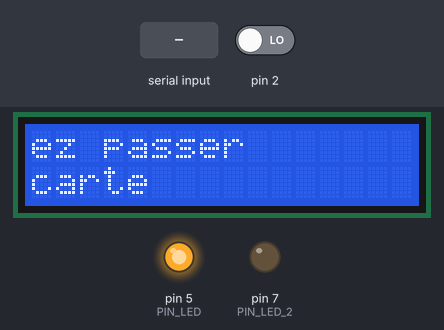
A sketch run on a simulated Arduino Uno, built with avr-gcc and run on an emulated ATmega328P. Parts: 16×2 character LCD, output pins drawn as LEDs (lit = HIGH). The inputs (shaded band) are chosen by the test bench; at power-on: pin 2 LOW. Pins used as bus, display or sensor lines are not drawn.

Above: at 1.4 s.
1.5 s: "1" received over Serial
At 3.2 s:
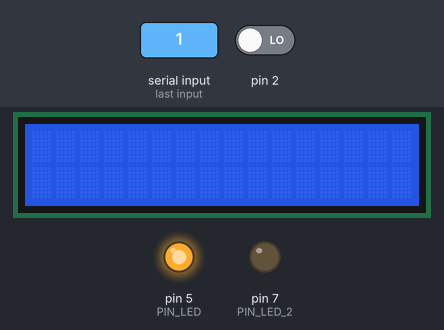
3.5 s: "0" received over Serial
At 3.89 s:
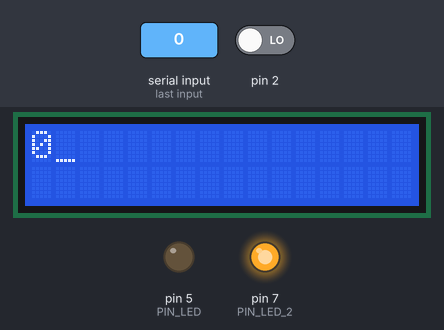
Timing chart, 0 to 6.5 s (numbered marks = the images above; inputs shaded):
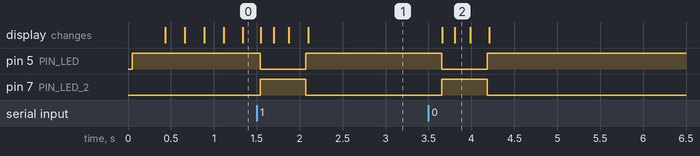

Measured:
- after the input at 1.5 s, pin 5 (PIN_LED): HIGH → LOW at once, → HIGH 0.53 s later; pin 7 (PIN_LED_2): LOW → HIGH at once, → LOW 0.53 s later; the display: first changes at once (image 1 shows a later state)
- after the input at 3.5 s, pin 5 (PIN_LED): HIGH → LOW after 0.16 s, → HIGH 0.53 s later; pin 7 (PIN_LED_2): LOW → HIGH after 0.16 s, → LOW 0.53 s later

The sketch:

yaraaaabby.ino
```cpp
// (licence header left out)
#include <SPI.h>
#include <MFRC522.h>
#include<Wire.h >
#include <LiquidCrystal_I2C.h>
LiquidCrystal_I2C  lcd(0x27,16,2);
#define SS_PIN 10
#define RST_PIN 9
int PIN_LED =5 ;
int PIN_LED_2 =7 ;
MFRC522 rfid(SS_PIN, RST_PIN); // Instance of the class

MFRC522::MIFARE_Key key;

// Init array that will store new NUID
byte nuidPICC[4];
String data ;

void setup() {
  Serial.begin(9600);
  SPI.begin(); // Init SPI bus
  rfid.PCD_Init(); // Init MFRC522
 pinMode(PIN_LED,OUTPUT) ;
  pinMode(PIN_LED_2,OUTPUT) ;
digitalWrite(PIN_LED,HIGH) ;
 //delay(1000) ;
digitalWrite(PIN_LED_2,LOW) ;


  /*lcd.noCursor() ;
  delay(150) ;
  lcd.cursor() ;
  delay(150) ;  */

  for (byte i = 0; i < 6; i++) {
    key.keyByte[i] = 0xFF;
  }
  attachInterrupt(0,agauche,RISING) ;
  lcd.begin(16,2) ;
  lcd.init() ;
  lcd.clear() ;
  lcd.backlight() ;
  lcd.setCursor(0,0) ;
  lcd.print("Veuillez passer ") ;
  lcd.setCursor(0,1) ;
  lcd.print("votre carte ") ;


 // Serial.println(F("This code scan the MIFARE Classsic NUID."));
 // Serial.print(F("Using the following key:"));
//printHex(key.keyByte, MFRC522::MF_KEY_SIZE);


}

void loop() {

lcd.scrollDisplayLeft();
 delay(200) ;

 //delay(1000) ;


if (Serial.available()) {

lcd.clear() ;

while(Serial.available()>0) {
  lcd.write(Serial.read()) ;
    digitalWrite(PIN_LED,LOW) ;
  digitalWrite(PIN_LED_2,HIGH) ;


  lcd.noCursor() ;
  delay(150) ;
  lcd.cursor() ;
  delay(150) ;
  //lcd.scrollDisplayRight();

 }


}
 else {
   digitalWrite(PIN_LED,HIGH) ;
  digitalWrite(PIN_LED_2,LOW) ;

  }

  // Reset the loop if no new card present on the sensor/reader. This saves the entire process when idle.
  if ( ! rfid.PICC_IsNewCardPresent())
    return;

  // Verify if the NUID has been readed
  if ( ! rfid.PICC_ReadCardSerial())
    return;

  //Serial.print(F("PICC type: "));
  MFRC522::PICC_Type piccType = rfid.PICC_GetType(rfid.uid.sak);
  //Serial.println(rfid.PICC_GetTypeName(piccType));

  // Check is the PICC of Classic MIFARE type
  if (piccType != MFRC522::PICC_TYPE_MIFARE_MINI &&
    piccType != MFRC522::PICC_TYPE_MIFARE_1K &&
    piccType != MFRC522::PICC_TYPE_MIFARE_4K) {
   // Serial.println(F("Your tag is not of type MIFARE Classic."));
    return;
  }

  if (
    rfid.uid.uidByte[0] != nuidPICC[0] ||
    rfid.uid.uidByte[1] != nuidPICC[1] ||
    rfid.uid.uidByte[2] != nuidPICC[2] ||
    rfid.uid.uidByte[3] != nuidPICC[3] ) {
   // Serial.println(F("A new card has been detected."));

    // Store NUID into nuidPICC array
    for (byte i = 0; i < 4; i++) {
      nuidPICC[i] = rfid.uid.uidByte[i];
    }

    //Serial.println(F("The NUID tag is:"));
   // Serial.print(F("In hex: "));
    printHex(rfid.uid.uidByte, rfid.uid.size);
  //  Serial.println();
    //Serial.print(F("In dec: "));
    printDec(rfid.uid.uidByte, rfid.uid.size);
   // Serial.println();
/*  digitalWrite(PIN_LED,LOW) ;
  digitalWrite(PIN_LED_2,HIGH) ;
  delay(8000) ;
   digitalWrite(PIN_LED,HIGH) ;
  digitalWrite(PIN_LED_2,LOW) ;
  */
  }
  else {
     printHex(rfid.uid.uidByte, rfid.uid.size);
    // Serial.end();
    //Serial.println(F("Card read previously."))

   /* digitalWrite(PIN_LED,LOW) ;
    digitalWrite(PIN_LED_2,HIGH) ;
     delay(3000) ;
   digitalWrite(PIN_LED,HIGH) ;
  digitalWrite(PIN_LED_2,LOW) ;
  */
  };

  // Halt PICC
  rfid.PICC_HaltA();

  // Stop encryption on PCD
  rfid.PCD_StopCrypto1();


}


/**
 * Helper routine to dump a byte array as hex values to Serial.
 */
void printHex(byte *buffer, byte bufferSize) {
  for (byte i = 0; i < bufferSize; i++) {
   // Serial.print(buffer[i] < 0x10 ? " 0" : " ");
    Serial.print(buffer[i], HEX);
  }
}

/**
 * Helper routine to dump a byte array as dec values to Serial.
 */
void printDec(byte *buffer, byte bufferSize) {
  for (byte i = 0; i < bufferSize; i++) {
   // Serial.print(buffer[i] < 0x10 ? " 0" : " ");
   // Serial.print(buffer[i], DEC);
  }
}
void agauche () {


  }
```
